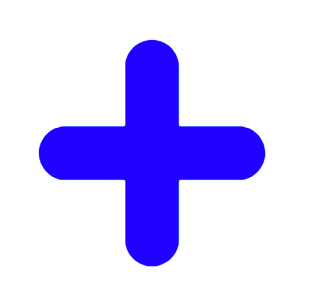
#> input picture operators/+.png, 319 x 303 px
$ python -i data_augmentation.py   (imports and definitions only)
#> lines starting #> are read from the running program, lines starting #| are printed output that depends on the picture
import imageio
from skimage import color
from PIL import Image
import math
import numpy as np
from skimage import morphology
from skimage.transform import resize
import scipy
import gzip
import random
import os

image_len = 28
image_wid = 28
n_augmentation = 50

def rescale_down_sample(img, new_len, new_wid):
    img = resize(img, (new_len, new_wid))
    assert img.shape == (new_len,new_wid), "Image is " + str(img.shape)
    return img

# [27 lines left out: functions rotate_image, unzoom_image, translate, not called in this run]

def apply_all(img, theta, unzoom, dx, dy, image_len, image_wid):
    return resize(translate(unzoom_image(rotate_image(img, theta),unzoom),dx,dy), (image_len, image_wid))

path = "operators/"


def generate_data(path = "operators/", image_len = 28, image_wid = 28, n_augmentation = 50):
    """
    path : Root path to images folder
    image_len, image_wid:  parameters of the out images
    n_augmentation: number os generated samples for each images
    output: two dictionaries one containing as key the signs, each key has a list of narrays.  The other one with the digits
    """
#> called with path = 'operators/', image_len = 28, image_wid = 28, n_augmentation = 50
    plus_image = color.rgb2gray(imageio.imread(path + "+.png"))
#> plus_image: shape (303, 319) float64; min 0.0988, max 1, mean 0.812
    minus_image = color.rgb2gray(imageio.imread(path + "-.png"))
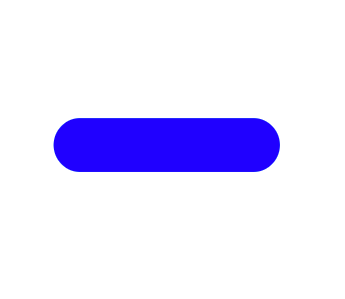
#> input picture operators/-.png, 345 x 299 px
#> minus_image: shape (299, 345) float64; min 0.0988, max 1, mean 0.899
    multiply_image = color.rgb2gray(imageio.imread(path + "dot.png"))
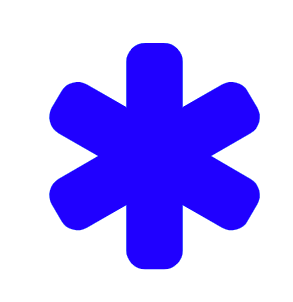
#> input picture operators/dot.png, 293 x 302 px
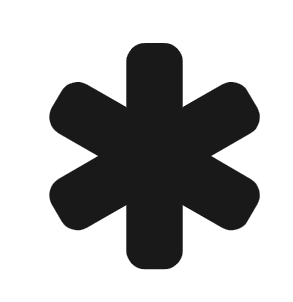
#> multiply_image: shape (302, 293) float64; min 0.0988, max 1, mean 0.703
    divide_image = color.rgb2gray(imageio.imread(path + "%.png"))
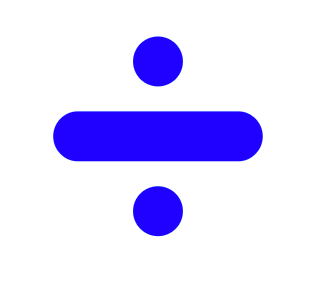
#> input picture operators/%.png, 325 x 282 px
#> divide_image: shape (282, 325) float64; min 0.0988, max 1, mean 0.864
    equal_image = color.rgb2gray(imageio.imread(path + "=.png"))
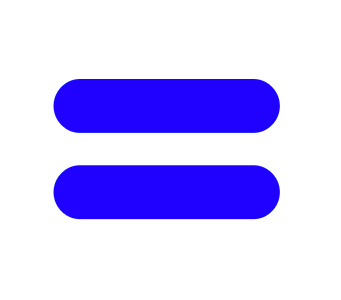
#> input picture operators/=.png, 341 x 300 px
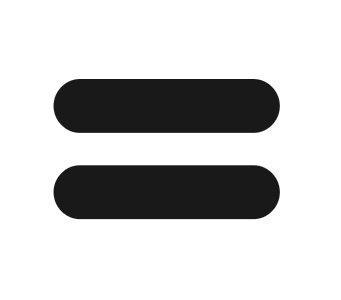
#> equal_image: shape (300, 341) float64; min 0.0988, max 1, mean 0.796

    plus_image_ds = rescale_down_sample(plus_image, image_len, image_wid)
    minus_image_ds = rescale_down_sample(minus_image, image_len, image_wid)
    multiply_image_ds = rescale_down_sample(multiply_image, image_len, image_wid)
    divide_image_ds = rescale_down_sample(divide_image, image_len, image_wid)
    equal_image_ds = rescale_down_sample(equal_image, image_len, image_wid)
#> in rescale_down_sample (call 5), `img = resize(img, (new_len, new_wid))`:
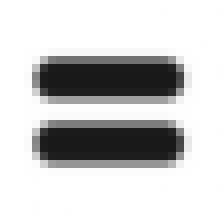
#> img: shape (28, 28) float64 (shown 8 times larger); min 0.0988, max 1, mean 0.796

    mnist_ = load_mnist()
    X_train = mnist_[0]
    Y_train = mnist_[1]
    X_test = mnist_[2]
    Y_test = mnist_[3]

    X_train = X_train/255
    X_train = 1 - X_train
    zipped = zip(X_train, Y_train)
    no_nine = list(filter(lambda s : s[1]!=9, zipped))


    augmented_data_set_operators = {'+':[],'-':[],'*':[],'/':[],'=':[]}
    augmented_data_set_digits = {'0':[],'1':[],'2':[],'3':[],'4':[],'5':[],'6':[],'7':[],'8':[]}
    for i in range(n_augmentation):
        for j in range(9*n_augmentation):
            theta = random.randint(0,360) if random.uniform(0,1) > 0.2 else 0
            unzoom = random.uniform(0.5, 1) if random.uniform(0,1) > 0.2 else 1
            dx = random.randint(1, 5) if random.uniform(0,1) > 0.2 else 1
            dy = random.randint(1, 5) if random.uniform(0,1) > 0.2 else 1
            index = random.randint(0, len(no_nine))
            image = no_nine[index][0]
            class_ = no_nine[index][1]
            augmented_digit = apply_all(image, theta, unzoom, dx, dy, image_len, image_wid)
            augmented_data_set_digits[str(class_)].append(augmented_digit)
        augmented_plus = apply_all(plus_image_ds,theta, unzoom, dx, dy, image_len, image_wid)
        augmented_minus = apply_all(minus_image_ds,theta, unzoom, dx, dy, image_len, image_wid)
        augmented_multiply = apply_all(multiply_image_ds,theta, unzoom, dx, dy, image_len, image_wid)
        augmented_divide = apply_all(divide_image_ds,theta, unzoom, dx, dy, image_len, image_wid)
        augmented_equal = apply_all(equal_image_ds,theta, unzoom, dx, dy, image_len, image_wid)
        augmented_data_set_operators['+'].append(augmented_plus)
        augmented_data_set_operators['-'].append(augmented_minus)
        augmented_data_set_operators['*'].append(augmented_multiply)
        augmented_data_set_operators['/'].append(augmented_divide)
        augmented_data_set_operators['='].append(augmented_equal)

    return augmented_data_set_operators, augmented_data_set_digits


# [38 lines left out: functions data_labeled, concatenate_dataset, not called in this run]

def extract_data(filename, image_shape, image_number):
    with gzip.open(filename) as bytestream:
        bytestream.read(16)
        buf = bytestream.read(np.prod(image_shape) * image_number)
        data = np.frombuffer(buf, dtype=np.uint8).astype(np.float32)
        data = data.reshape(image_number, image_shape[0], image_shape[1])
    return data


# [6 lines left out: function extract_labels, not called in this run]

def load_mnist(data_folder = "./mnist"):
    image_shape = (28, 28)
    train_set_size = 60000
    test_set_size = 10000

    train_images_path = os.path.join(data_folder, 'train-images-idx3-ubyte.gz')
    train_labels_path = os.path.join(data_folder, 'train-labels-idx1-ubyte.gz')
    test_images_path = os.path.join(data_folder, 't10k-images-idx3-ubyte.gz')
    test_labels_path = os.path.join(data_folder, 't10k-labels-idx1-ubyte.gz')

    train_images = extract_data(train_images_path, image_shape, train_set_size)
    test_images = extract_data(test_images_path, image_shape, test_set_size)
    train_labels = extract_labels(train_labels_path, train_set_size)
    test_labels = extract_labels(test_labels_path, test_set_size)
    #mnist[0]: train_data,  mnist[1]:train_labels , mnist[2]: test_data,  mnist[3]:test_labels
    mnist = [train_images, train_labels, test_images, test_labels]
    return mnist

#> (the run stopped early here; a loop or call above may not have finished)
